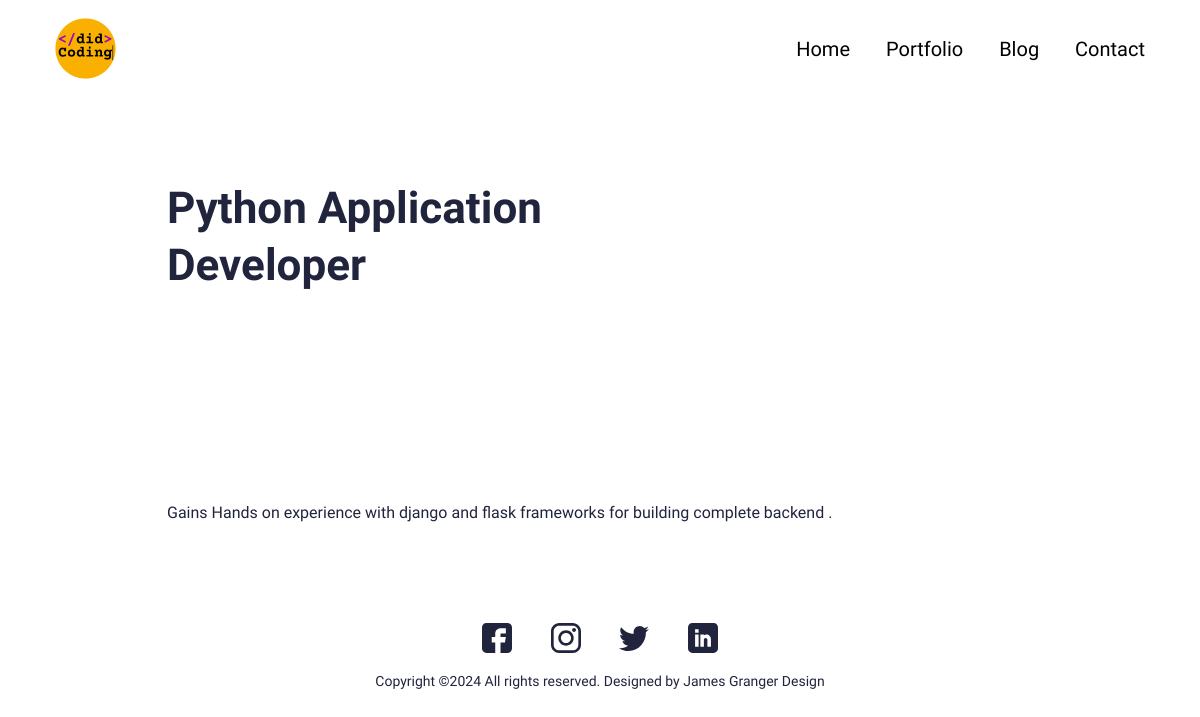
Screenshot of /portfolio/python-application-developer with the database file from the repository.
### main/models.py (models this page shows, shortened)
class Portfolio(models.Model):
    class Meta:
        verbose_name_plural = 'Portfolio Profiles'
        verbose_name = 'Portfolio Profile'
        ordering = ["name"]
    date = models.DateTimeField(blank=True, null=True)
    name = models.CharField(max_length = 200, blank= True, null=True)
    description = models.CharField(max_length=500, blank=True, null=True)
    body = RichTextField(blank=True, null=True)
    image = models.ImageField(blank=True, null=True, upload_to="portfolio")
    slug = models.SlugField(null=True, blank=True)
    is_active = models.BooleanField(default=True)

### main/views.py (the view)
# urls.py: path('portfolio/<slug:slug>', views.PortfolioDetailView.as_view(), name = "portfolio"),
class PortfolioDetailView(generic.DetailView): # show details about portfolio
    model = Portfolio
    template_name = "main/portfolio-detail.html"

### resume_demo/context_processors.py (called while the page is built)
def project_context(request):
    context = {
        'me':User.objects.first(),
    }
    return context

### main/templates/main/portfolio-detail.html (shortened to what this page needs)
{% extends 'main/base.html' %}
{% load static %}
{% block content %}
<section>
  <div class="innerPageBannerCol">
    <div class="container">
      <div class="row g-4 g-md-3  align-items-center">
        <div class="col-md-6">
          <div class="bannerContent">
            <h1 class="xlTitle pb-md-3">{{object.name}}</h1>
          </div>
        </div>
      </div>
    </div>
  </div>
</section>
<section>
  <div class="sectionSpaceSm">
    <div class="container">
      {{object.body|safe}}
    </div>
  </div>
</section>
{%endblock%}

### static/css/style.css (style rules this page uses)
:root { --primaryColor: #9C07B6; --primaryDarkColor: #3D0048; --primaryHoverColor: #900AA8; --secondaryColor: #F9B000; --baseColor: #21243D; --baseFont: 'Heebo', sans-serif; --titleFont: 'Courier Prime', monospace; --regular: 400; --medium: 500; --bold: 700; --black: 900; --lightBg: #F1F1F1; }
html { scroll-behavior: smooth; }
body { font-family: var(--baseFont); color: var(--baseColor); line-height: normal; }
.xlTitle { font-size: 44px; line-height: 1.3; font-weight: var(--bold); font-family: var(--titleFont) }
.sectionSpaceSm { padding: 35px 0; }
.innerPageBannerCol { padding: 180px 0 150px; }
@media (min-width:992px) { .container, .container-lg, .container-md, .container-sm, .container-xl, .container-xxl { max-width: 890px; } }

### rows the page displays
Portfolio: name "Python Application Developer", body "Gains Hands on experience with django and flask frameworks for building complete backend ."
